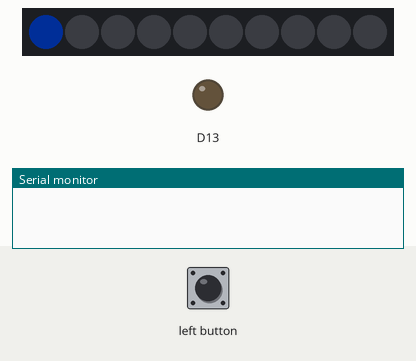
Recording of a sketch running on a simulated Adafruit Circuit Playground Express. Shown: 10 RGB LEDs in strip order, left to right, output pins drawn as LEDs (lit = HIGH), the last lines printed to the serial monitor. Dim RGB values are drawn brighter than linear.

Above: at 0.16 s.
At 0.83 s:
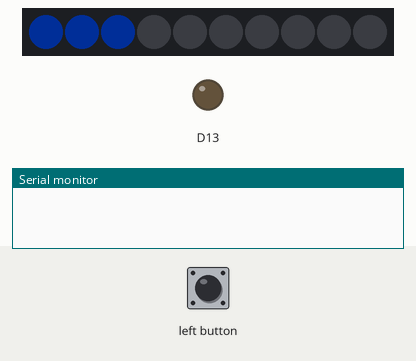
At 1.5 s:
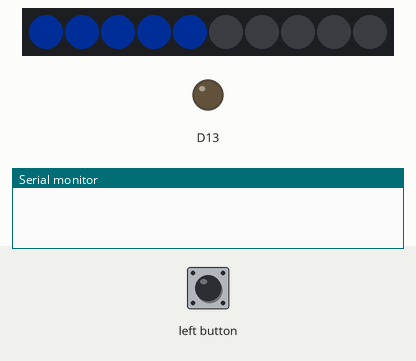
At 2.17 s:
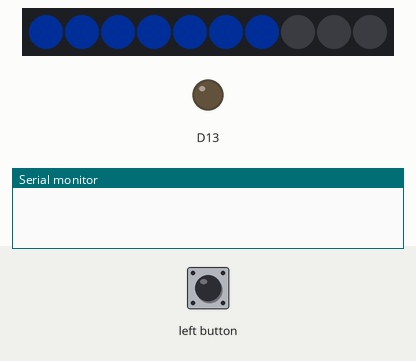
At 3.1 s:
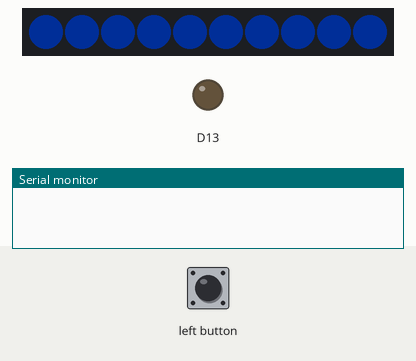
At 6.51 s:
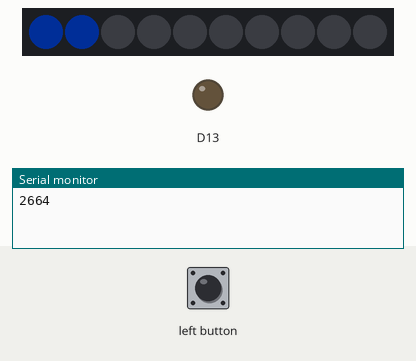

Measured:
- by itself, everything shown: repeats every 6.0 s, in 11 steps
- what the display in image 4 shows lasts 3.0 s, from 3.0 s to 6.0 s

The sketch:

Game_Single_Round_Testing.ino
```cpp
#include <Adafruit_CircuitPlayground.h>
#include <Math.h>
#include <AsyncDelay.h>

volatile long GlobalTime, IdealPress, ActualPress, ReactionTime;
volatile int CurrentSpeed, CurrentScore = 0, ProbabilityNumber, LastPress, CurrentDelay;  //note: for, lastpress LB is 0, RB is 1.
const int WheelRed = 0, WheelBlue = 150, WheelGreen = 85;
const byte LBpin = 4, RBpin = 5;

void setup() {  //typical boilerplate setup function
  CircuitPlayground.begin();
  Serial.begin(9600);
  void LBPress();
  attachInterrupt(digitalPinToInterrupt(LBpin),LBPress, RISING);  // interrupt for the left button (stop)
}

void loop() {
  CurrentSpeed = 180;
  CurrentDelay= (60000/CurrentSpeed);

  IdealPress = (CurrentDelay*8) + millis();  //note: The program currently seems to have the ideal time fall in between LEDs 8 and 9 rather than on 9. I will have to try to fix this later.
    for(int j=0; j<10; ++j){
      for(int i=0; i<(j+1); ++i){
        CircuitPlayground.setBrightness(30);
        CircuitPlayground.setPixelColor(i, CircuitPlayground.colorWheel(WheelBlue));
      }
    delay(CurrentDelay);
    }
  delay(8*CurrentDelay);
  ReactionTime = (IdealPress-ActualPress); //negative if early, positive if late.
  Serial.println(ReactionTime);
  for(int j=0; j<10; ++j){           //turns all light back off.
    CircuitPlayground.setBrightness(0);
    CircuitPlayground.setPixelColor(j, CircuitPlayground.colorWheel(WheelBlue));
  }
}


void LBPress(){
  ActualPress = millis();
  LastPress = 0;
}
```
